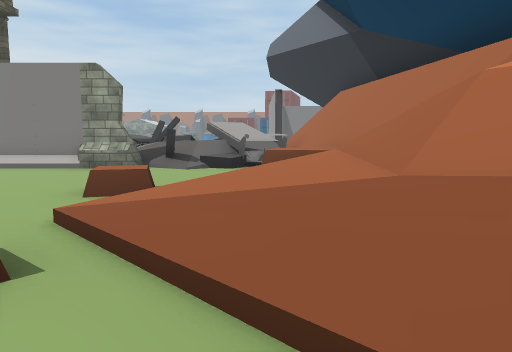
[1] (above)

12 first-person views from a walk through a 3-D level made in the Unity game engine. The camera is 1.5 m above the floor, tilts 6° down and sees 70° across. The floor is counted in squares, 2 m on a side. Each view is taken from the middle of a square. On the plan, view 1 faces up. The plan holds only what a view shows up to about 11 squares ahead; the rest is blank. The place goes on beyond the plan. The player is left out. Some animated figures are left out. Some surface patterns are stand-ins.

[2]
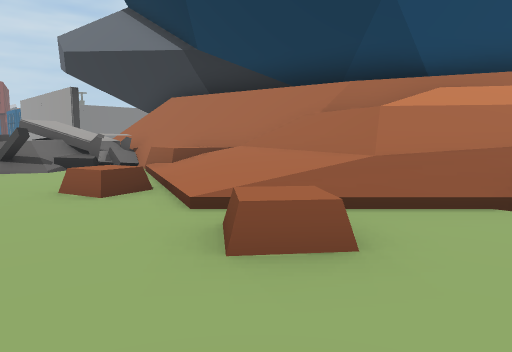

[3]
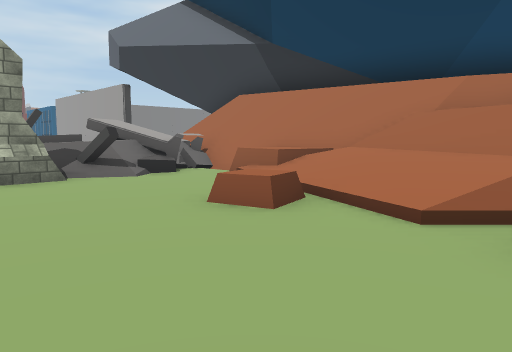

[4]
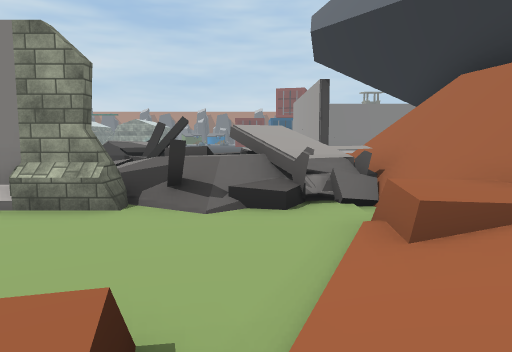

[5]
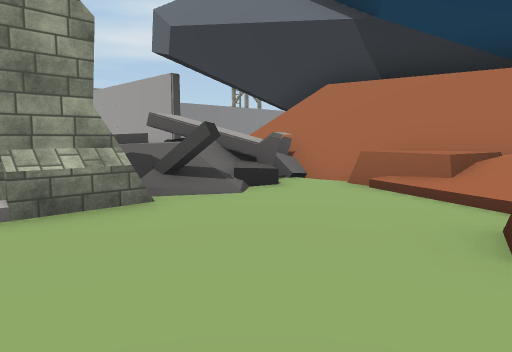

[6]
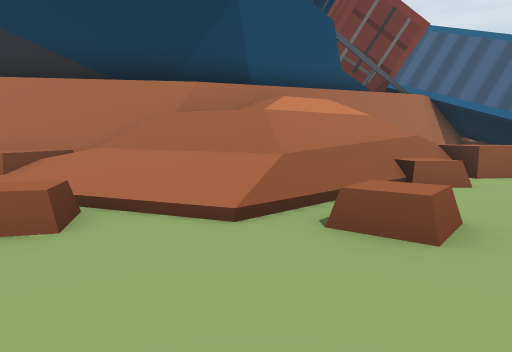

[7]
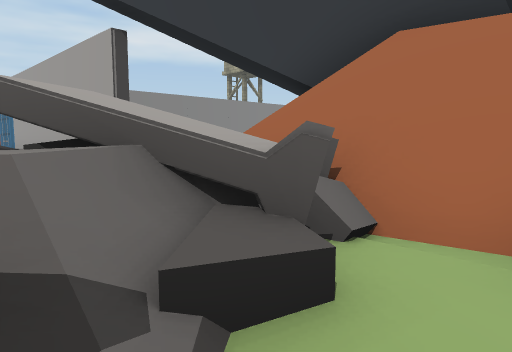

[8]
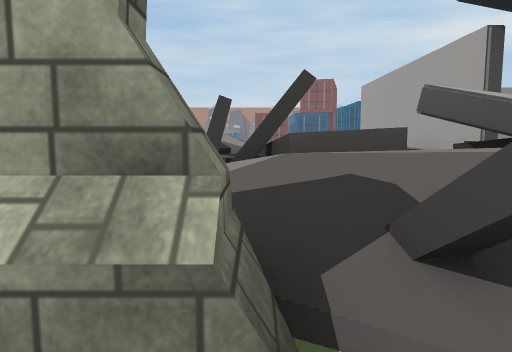

[9]
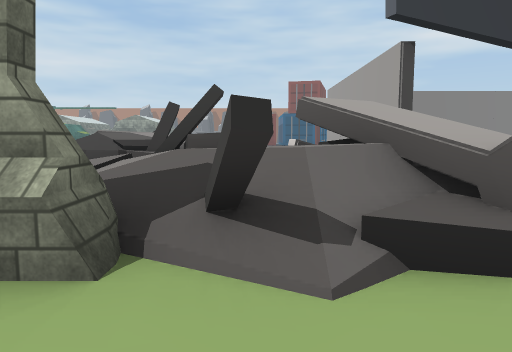

[10]
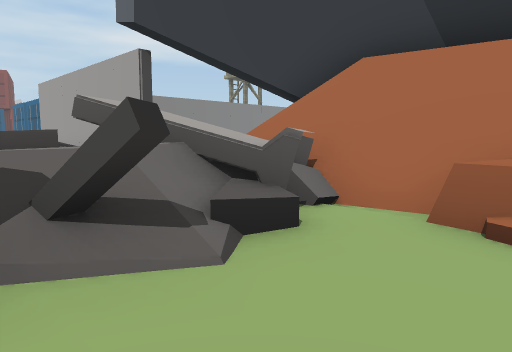

[11]
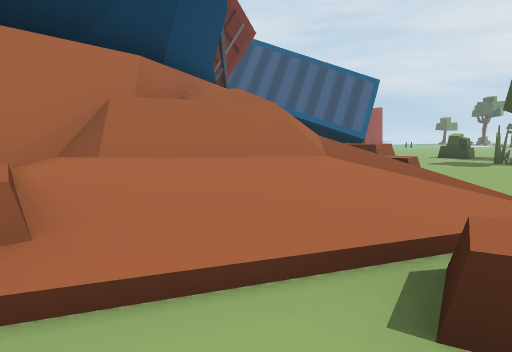

[12]
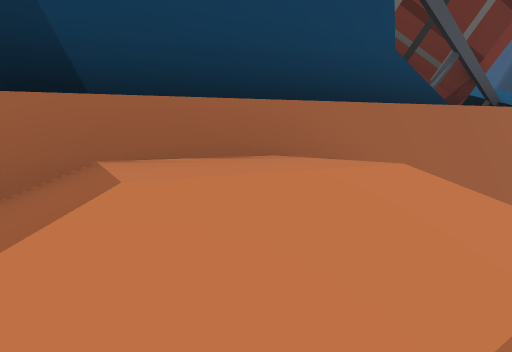

### Floor plan
Key: @ floor where view 1 was taken; # wall or solid block; x gap in a wall; . main floor; : floor 0.5 m higher than the main floor; + floor 0.75 m higher than the main floor; * floor 1 m higher than the main floor; % floor 1.5 m higher than the main floor; & floor 3.25 m higher than the main floor; / step, stairs or slope; = window, fence, low wall or low ledge; ^ raised ledge.
Columns run from 5 left of view 1 to 6 right of it. Each row starts with its distance up from view 1.
 21       #
 20       #
 19       #
 18       #
 17       #
 16      =#
 15 =%    #
 14  ## = x
 13 =##// =
 12 /=#/= ###
 11  ///###
 10   //=##
  9 ##x#####
  8 ......##
  7 .....=*#
  6 .....//##
  5 ...^/+*/#
  4 ....:+=/###
  3 ....:+=//##
  2 ...^//*//&##
  1  ..../////=#
  0  ....@=/// #

Positions as (right, up) in squares from view 1, and headings:
1: (0, 0), facing up
2: (-4, 0), facing up-right
3: (-5, 2), facing up-right
4: (-1, 4), facing up
5: (-5, 5), facing up-right
6: (-5, 3), facing right
7: (-2, 8), facing up-right
8: (-3, 8), facing up
9: (-2, 7), facing up
10: (-3, 7), facing up-right
11: (-2, 7), facing down-right
12: (2, 2), facing right
